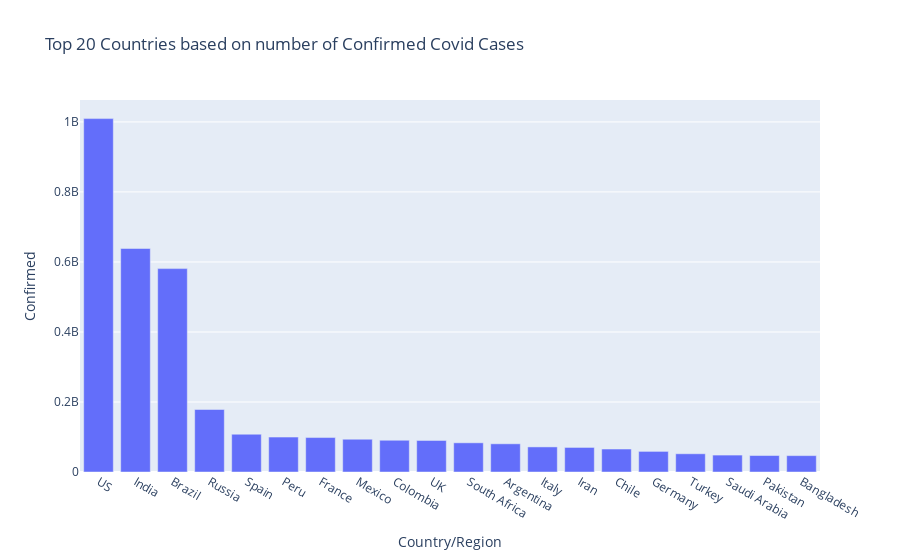

The notebook cell this image was saved under:
### Markdown cell above
Similar to other charts, we use px.bar to create Bar Plots in Plotly.

### Code cell
#calculating the sum of all Confirmed Cases in each Country/Region
covidCases = pd.DataFrame(covid.groupby('Country/Region')['Confirmed'].sum()).reset_index()
#sorting the dataset in descending order on the basis of number of Confirmed cases,i.e countries with the most Confirmed covid cases will be at the top
covidCases = covidCases.sort_values(by = 'Confirmed', ascending = False)

fig = px.bar(covidCases.iloc[:20], #plotting only the top 20 Countries
             x = 'Country/Region', y = 'Confirmed', title = 'Top 20 Countries based on number of Confirmed Covid Cases')
fig.show()

### Figure 1 — Plotly figure (JSON) as saved in the notebook; plotly's stock layout.template omitted (floating-point values rounded to 4 significant figures)
{"data": [{"alignmentgroup": "True", "hovertemplate": "Country/Region=%{x}<br>Confirmed=%{y}<extra></extra>", "legendgroup": "", "marker": {"color": "#636efa", "pattern": {"shape": ""}}, "name": "", "offsetgroup": "", "orientation": "v", "showlegend": false, "textposition": "auto", "type": "bar", "x": ["US", "India", "Brazil", "Russia", "Spain", "Peru", "France", "Mexico", "Colombia", "UK", "South Africa", "Argentina", "Italy", "Iran", "Chile", "Germany", "Turkey", "Saudi Arabia", "Pakistan", "Bangladesh"], "xaxis": "x", "y": [1009466764, 638438605, 580976288, 178519663, 107890675, 99758869, 98412495, 93597747, 90704030, 90070063, 83393182, 80557611, 71677980, 70147956, 65603247, 58856574, 52060609, 48327600, 47076710, 46761844], "yaxis": "y"}], "layout": {"barmode": "relative", "legend": {"tracegroupgap": 0}, "title": {"text": "Top 20 Countries based on number of Confirmed Covid Cases"}, "xaxis": {"anchor": "y", "domain": [0, 1], "title": {"text": "Country/Region"}}, "yaxis": {"anchor": "x", "domain": [0, 1], "title": {"text": "Confirmed"}}}}
